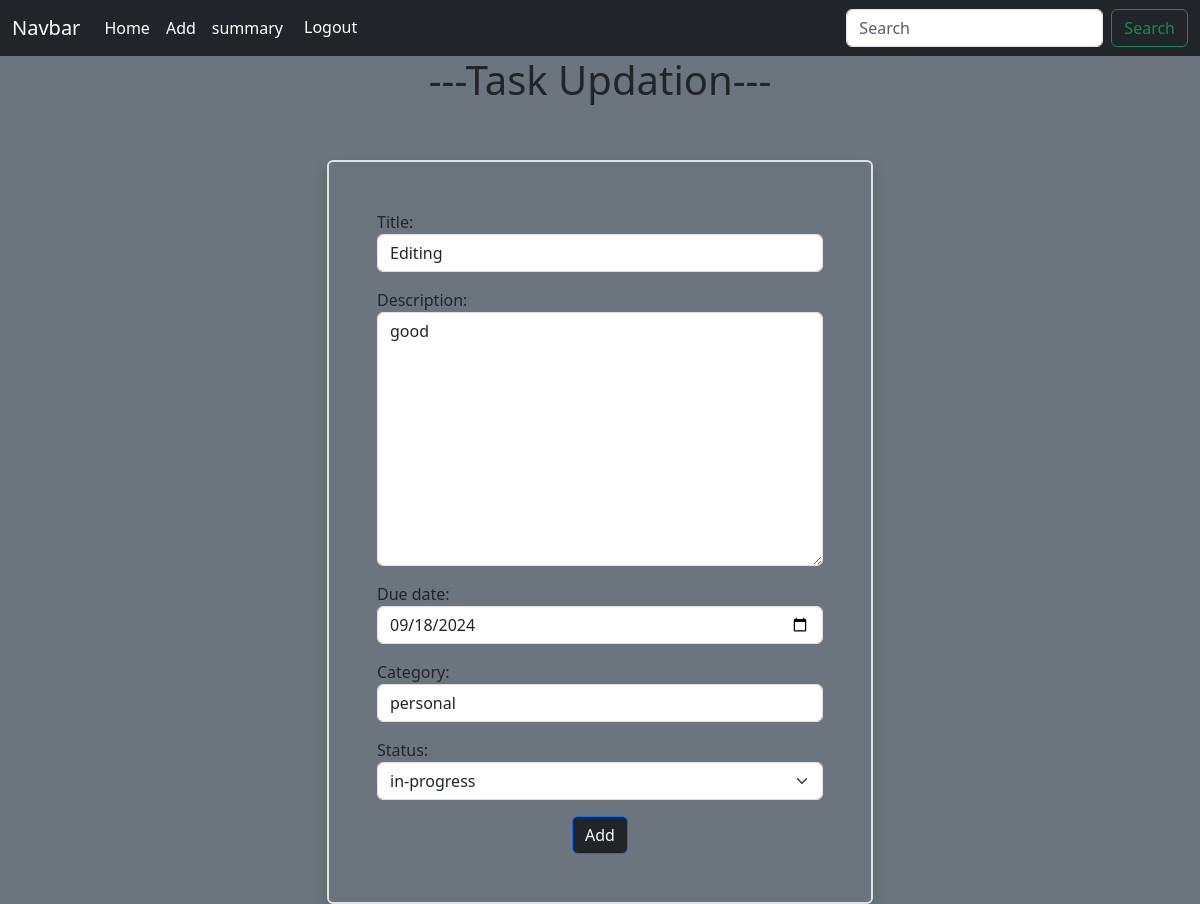
/task/2update/ (signed in), run on the app's committed database.
### myapp/models.py (models this page shows, shortened)
class Task(models.Model):
    title=models.CharField(max_length=200)
    description=models.TextField()
    created_date=models.DateTimeField(auto_now_add=True)
    due_date=models.DateTimeField(null=True)
    update_date=models.DateTimeField(auto_now=True)
    category_choices=(
        ("personal","personal"),
        ("business","business")
    )
    category=models.CharField(max_length=200,choices=category_choices,default="personal")
    status_choices=(
        ("pending","pending"),
        ("in-progress","in-progress"),
        ("done","done")
    )
    status=models.CharField(max_length=200,choices=status_choices,default="pending")
    user=models.ForeignKey(User,on_delete=models.CASCADE)

### myapp/views.py (the view, shortened to what this page needs)
# urls.py: path("task/<int:pk>update/",views.TaskUpdateView.as_view(),name="task_update"),
@method_decorator(decs,name="dispatch")
class TaskUpdateView(View):
    def get(self,request,*args,**kwargs):
        id=kwargs.get("pk")
        task_obj=Task.objects.get(id=id)
        form_instance=TaskForm(instance=task_obj)
        form_instance.fields["status"]=forms.ChoiceField(choices=Task.status_choices,widget=forms.Select(attrs=
        {"class":"form-control form-select"}),initial=task_obj.status)
        return render(request,"task_update.html",{"form":form_instance})

### myapp/forms.py
class TaskForm(forms.ModelForm):
    class Meta:
        model=Task
        exclude=("created_date","status","user")
        widgets={
            "title":forms.TextInput(attrs={"class":"form-control"}),
            "description":forms.Textarea(attrs={"class":"form-control"}),
            "due_date":forms.DateInput(attrs={"class":"form-control","type":"date"}),
            "category":forms.Select(attrs={"class":"form-control"}),
        }

### myapp/templates/task_update.html (shortened to what this page needs)
{%extends 'base.html'%}
{%block main_block%}
    <h1><center>---Task Updation---</center></h1>
    <div class="container">
        <div class="row">
            <div class="col-3"></div>
            <div class="col-6">
                <form action="" method="post" class="border border-2 rounded p-5 w-100 mx-auto mt-5 shadow bg-secondary">
                    {{form.as_p}}
                    <center><button class="submit btn btn-primary text-light bg-dark">Add</button></center>
                </form>
            </div>
            <div class="col-3"></div>
        </div>
    </div>
{%endblock%}

### data on the page
Task: title "Editing", description "good", due_date "09/18/2024", category "personal", status "in-progress"
